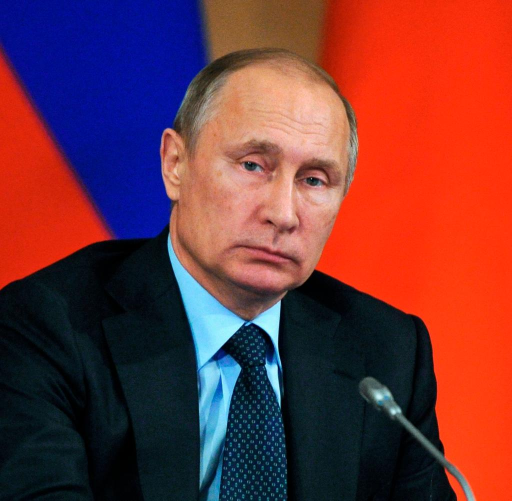
//> input picture test_imgs/putin.jpg, 1024 x 1001 px, given in place of the camera (shown at 1/2 size)
$ ./main   (built with g++ and OpenCV 4)
//> lines starting //> are read from the running program, lines starting //| are printed output that depends on the picture; after the words box and inside, x2 and y2 are one past the last pixel; in counts of white or black regions, pixels touching at a corner belong together
#include <opencv2/objdetect/objdetect.hpp>
#include <opencv2/highgui/highgui.hpp>
#include <opencv2/imgproc/imgproc.hpp>

#include <iostream>
#include <stdio.h>

#include <stdlib.h>
#include <sys/types.h>
#include <sys/socket.h>
#include <netinet/in.h>
#include <arpa/inet.h>
#include <unistd.h>

using namespace std;
using namespace cv;

int main(int argc, const char** argv)
{
    //create the cascade classifier object used for the face detection
    CascadeClassifier face_cascade;
    //use the haarcascade_frontalface_alt.xml library
    face_cascade.load("haarcascade_frontalface_alt.xml");

    //setup video capture device and link it to the first capture device
    VideoCapture captureDevice;
    captureDevice.open(0);

    //setup image files used in the capture process
    Mat captureFrame;
    Mat grayscaleFrame;

    //create a window to present the results
    namedWindow("outputCapture", 1);

    //create a loop to capture and find faces
    while(true)
    {
        //capture a new image frame
        captureDevice>>captureFrame;
//> captureFrame is the input picture: 1001 rows x 1024 cols, CV_8UC3; mean B, G, R 57.3, 52.9, 114.8

        //convert captured image to gray scale and equalize
        cvtColor(captureFrame, grayscaleFrame, CV_BGR2GRAY);
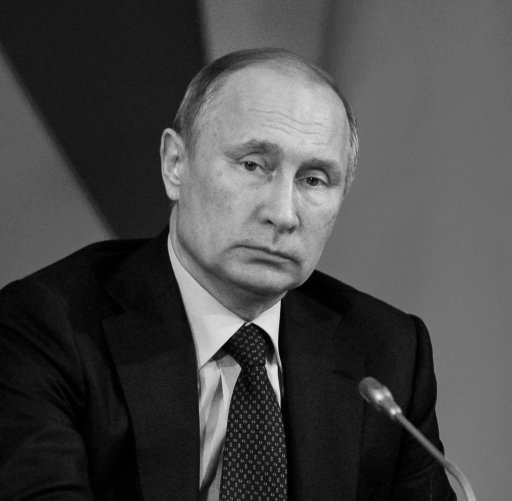
//> grayscaleFrame: 1001 rows x 1024 cols, CV_8UC1 (shown at 1/2 size); min 0, max 234, mean 71.9
        equalizeHist(grayscaleFrame, grayscaleFrame);
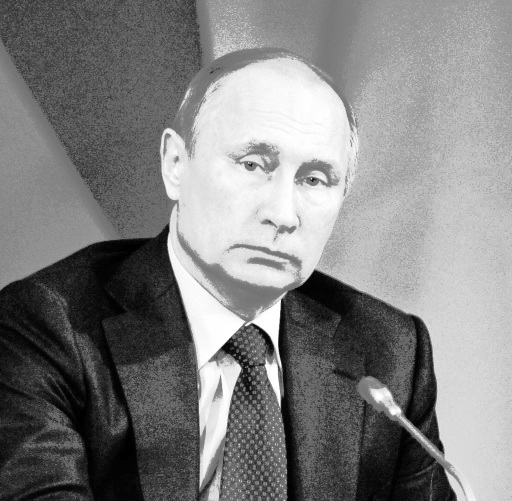
//> grayscaleFrame: 1001 rows x 1024 cols, CV_8UC1 (shown at 1/2 size); min 0, max 255, mean 128.8

        //create a vector array to store the face found
        std::vector<Rect> faces;

        //find faces and store them in the vector array
        face_cascade.detectMultiScale(grayscaleFrame, faces, 1.1, 3, CV_HAAR_FIND_BIGGEST_OBJECT|CV_HAAR_SCALE_IMAGE, Size(30,30));
//> faces = 1 Rect (x, y, width, height): [378, 187, 380, 380]

        Rect biggestRect;
        double biggest_area = 0;
        Rect r;
        for (int i = 0; i < faces.size(); i++)
        {
            r = faces[i];
            if (r.size().area() > biggestRect.size().area())
            {
                biggestRect = r;
            }
        }
//> this loop made 1 pass

        Point pt1(biggestRect.x + biggestRect.width, biggestRect.y + biggestRect.height);
//> pt1 = Point(758, 567)
        Point pt2(biggestRect.x, biggestRect.y);
//> pt2 = Point(378, 187)

        rectangle(captureFrame, pt1, pt2, cvScalar(0, 255, 0, 0), 1, 8, 0);
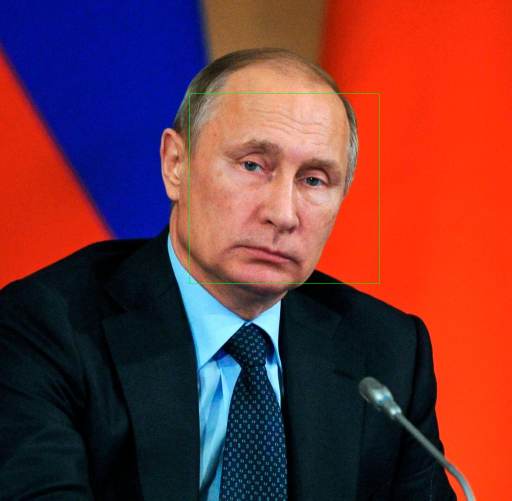
//> captureFrame: 1001 rows x 1024 cols, CV_8UC3 (shown at 1/2 size); 0.15% of pixels changed, all inside (x1, y1, x2, y2) = (378, 187, 759, 568)


        struct sockaddr_in serveraddr;
        memset(&serveraddr, 0x00, sizeof(struct sockaddr_in));

        serveraddr.sin_family = AF_INET;
        serveraddr.sin_port = htons(2222);
        serveraddr.sin_addr.s_addr = inet_addr("127.0.0.1");

        int tcp_socket = 0;

        char data[100] = "TEST DATA";

        tcp_socket = socket(AF_INET, SOCK_STREAM, 0);

        connect(tcp_socket, (struct sockaddr *)&serveraddr, sizeof(serveraddr));

        write(tcp_socket, data, sizeof(data));
        // [14 lines of commented-out code are left out]
        imshow("outputCapture", captureFrame);

        //pause for 33ms
        waitKey(33);
    }

    return 0;
}

$ run again, on test_imgs/trump.jpg
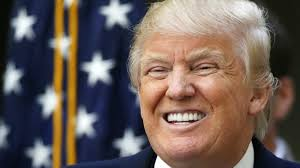
//> input picture test_imgs/trump.jpg, 300 x 168 px, given in place of the camera
//> captureFrame is the input picture: 168 rows x 300 cols, CV_8UC3; mean B, G, R 87.8, 94, 108.3
//> `equalizeHist(grayscaleFrame, grayscaleFrame);`:
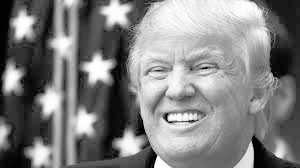
//> grayscaleFrame: 168 rows x 300 cols, CV_8UC1; min 0, max 255, mean 128.3
//> faces = 1 Rect (x, y, width, height): [116, 20, 124, 124]
//> the loop `for (int i = 0; i < faces.size(); i++)` made 1 pass
//> pt1 = Point(240, 144)
//> pt2 = Point(116, 20)
//> `rectangle(captureFrame, pt1, pt2, cvScalar(0, 255, 0, 0), 1, 8, 0);`:
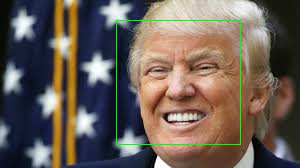
//> captureFrame: 168 rows x 300 cols, CV_8UC3; 0.98% of pixels changed, all inside (x1, y1, x2, y2) = (116, 20, 241, 145)
